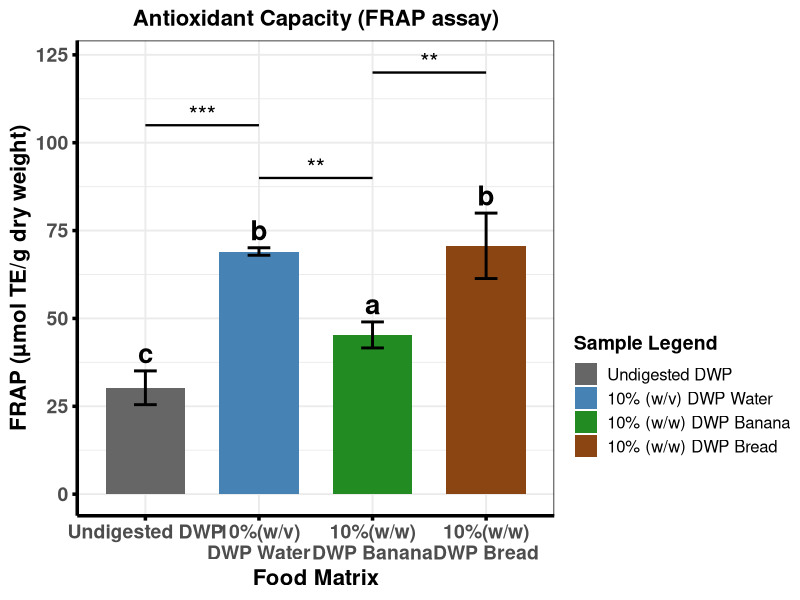
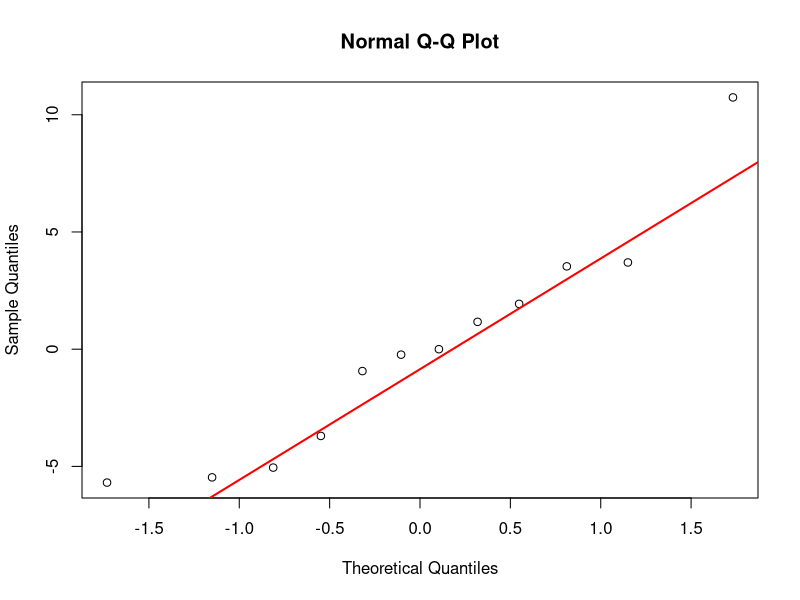
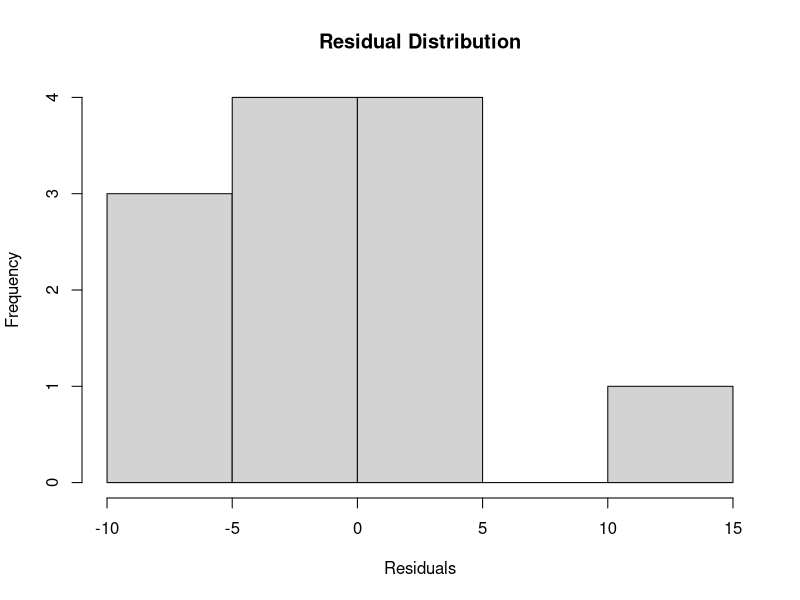

These charts were generated, in order, by the following R code:
#This Code is made by Maruf Raihan (PhD,NICHE,Ulster)for FRAP data statistical analysis and visual presentation

library(dplyr)
library(ggplot2)
library(multcompView)

# -----------------------------
# Raw FRAP data
# -----------------------------
FRAP <- c(
  33.80, 32.20, 24.80,      # Undigested DWP
  68.80, 68.10, 70.20,      # 10%(w/v)\nDWP Water
  41.60, 45.30, 49.00,      # 10%(w/w)\nDWP Banana
  81.40, 65.61, 64.97       # 10%(w/w)\nDWP Bread
)

group <- factor(rep(c("Undigested DWP", "10%(w/v)\nDWP Water", "10%(w/w)\nDWP Banana", "10%(w/w)\nDWP Bread"), each = 3))
df <- data.frame(FRAP, group)

# -----------------------------
# ANOVA + Tukey
# -----------------------------
anova_result <- aov(FRAP ~ group, data = df)
tukey <- TukeyHSD(anova_result)

# Extract p-values
pvals <- tukey$group[, "p adj"]
names(pvals) <- rownames(tukey$group)

# -----------------------------
# Tukey LETTERS (NEW)
# -----------------------------
letters <- multcompLetters(pvals)$Letters
letters_df <- data.frame(
  Sample = names(letters),
  Letter = letters
)

# -----------------------------
# Summary table (means + SD)
# -----------------------------
df_summary <- df %>%
  group_by(group) %>%
  summarise(
    Mean = mean(FRAP),
    SD   = sd(FRAP),
    .groups = "drop"
  )

df_summary$Sample <- factor(df_summary$group,
                            levels = c("Undigested DWP", "10%(w/v)\nDWP Water", "10%(w/w)\nDWP Banana", "10%(w/w)\nDWP Bread"))

# Merge Tukey letters into summary
df_summary <- merge(df_summary, letters_df, by.x = "Sample", by.y = "Sample")

# -----------------------------
# Function: convert p-value → asterisks
# -----------------------------
p_to_star <- function(p) {
  if (p < 0.0001) return("****")
  if (p < 0.001)  return("***")
  if (p < 0.01)   return("**")
  if (p < 0.05)   return("*")
  return("ns")
}

# -----------------------------
# Build automatic bracket table
# -----------------------------
comparisons <- data.frame(
  comp = names(pvals),
  p = pvals,
  stars = sapply(pvals, p_to_star)
)

# Split "A-B" into two groups
comparisons <- comparisons %>%
  mutate(
    g1 = sub("-.*", "", comp),
    g2 = sub(".*-", "", comp)
  )

# -----------------------------
# REMOVE ONLY:
# Undigested DWP – 10%(w/w)\nDWP Banana
# Undigested DWP – 10%(w/w)\nDWP Bread
# DWP_Water – 10%(w/w)\nDWP Bread
# -----------------------------
remove_comps <- c(
  "Undigested DWP-10%(w/w)\nDWP Banana",
  "10%(w/w)\nDWP Banana-Undigested DWP",
  "10%(w/v)\nDWP Water-10%(w/w) \nDWP Bread",
  "10%(w/w)\nDWP Bread-10%(w/v)\nDWP Water",
  "Undigested DWP-10%(w/w)\nDWP Bread"
)

comparisons <- comparisons %>%
  filter(!(comp %in% remove_comps))

# -----------------------------
# Assign bracket height automatically
# -----------------------------
max_y <- max(df_summary$Mean + df_summary$SD)
comparisons$y <- seq(max_y + 10, max_y + 10 + 15*(nrow(comparisons)-1), by = 15)

# -----------------------------
# ggplot
# -----------------------------
p <- ggplot(df_summary, aes(x = Sample, y = Mean, fill = Sample)) +
  geom_col(width = 0.7) +
  geom_errorbar(aes(ymin = Mean - SD, ymax = Mean + SD),
                width = 0.2, linewidth = 1) +
  
  # -----------------------------
# ADD TUKEY LETTERS ABOVE BARS
# -----------------------------
geom_text(
  aes(label = Letter, y = Mean + SD + 5),
  size = 7,
  fontface = "bold"
) +
  
  scale_fill_manual(
    values = c("Undigested DWP" = "grey40",
               "10%(w/v)\nDWP Water"   = "steelblue",
               "10%(w/w)\nDWP Banana"  = "forestgreen",
               "10%(w/w)\nDWP Bread"   = "saddlebrown"),
    labels = c(
      "Undigested DWP",
      "10% (w/v) DWP Water",
      "10% (w/w) DWP Banana",
      "10% (w/w) DWP Bread"
    ),
    name = "Sample Legend"
  ) +
  
  theme_bw(base_size = 14) +
  theme(
    legend.position = "right",
    legend.margin = margin(t = 170),      # push legend downward
    legend.title = element_text(size = 14, face = "bold"),
    legend.text  = element_text(size = 12),
    plot.title = element_text(size = 16, face = "bold", hjust = 0.5),
    axis.text.x = element_text(size = 14, face = "bold"),
    axis.text.y = element_text(size = 14, face = "bold"),
    axis.title.x = element_text(size = 16, face = "bold"),
    axis.title.y = element_text(size = 16, face = "bold"),
    axis.line = element_line(colour = "black", linewidth = 1.2),
    axis.ticks = element_line(colour = "black", linewidth = 1.2)
  ) +
  labs(
    title = "Antioxidant Capacity (FRAP assay)",
    x = "Food Matrix",
    y = "FRAP (µmol TE/g dry weight)"
  )

# -----------------------------
# Add automatic brackets + asterisks
# -----------------------------
for (i in 1:nrow(comparisons)) {
  g1 <- comparisons$g1[i]
  g2 <- comparisons$g2[i]
  y  <- comparisons$y[i]
  stars <- comparisons$stars[i]
  
  x1 <- which(levels(df_summary$Sample) == g1)
  x2 <- which(levels(df_summary$Sample) == g2)
  
  p <- p +
    annotate("segment", x = x1, xend = x2, y = y, yend = y, linewidth = 0.8) +
    annotate("text", x = (x1 + x2)/2, y = y + 3, label = stars, size = 6)
}

print(p)

# -----------------------------
# Console output
# -----------------------------
cat("\n=== DESCRIPTIVE STATS + TUKEY LETTERS ===\n")
print(df_summary)

cat("\n=== ANOVA SUMMARY ===\n")
print(summary(anova_result))

cat("\n=== TUKEY POST-HOC ===\n")
print(tukey)

cat("\n=== SIGNIFICANCE STARS USED IN PLOT ===\n")
print(comparisons[, c("comp", "p", "stars")])


# ---------------------------------------------------------
# ANOVA ASSUMPTION CHECKS
# ---------------------------------------------------------

# Residuals from ANOVA model
res <- residuals(anova_result)

# Shapiro-Wilk normality test
shapiro.test(res)

# Q-Q plot
qqnorm(res)
qqline(res, col = "red", lwd = 2)

# Histogram of residuals
hist(res,
     main = "Residual Distribution",
     xlab = "Residuals")

# Homogeneity of variance
library(car)

leveneTest(FRAP ~ group, data = df)


#Methods

#Assumptions of normality and homogeneity of variance were assessed using the Shapiro-Wilk and Levene's tests, respectively. Differences among food matrices were evaluated by one-way ANOVA followed by Tukey's HSD post hoc test (p < 0.05).

#Results (if reporting assumptions)

#Residuals were normally distributed (Shapiro-Wilk: W = 0.92204, p = 0.3033), supporting the use of parametric analyses.
#In your thesis, if an examiner asks why you checked residuals rather than raw values, the short answer is:

#ANOVA assumes that model residuals are normally distributed within treatments. Therefore, normality was assessed using the residuals from the fitted ANOVA model rather than the pooled raw observations
#ANOVA asks:

#"Are the differences between groups larger than the random variation within groups?"

#Therefore the distribution that matters is the distribution of the within-group random variation, i.e., the residuals.
